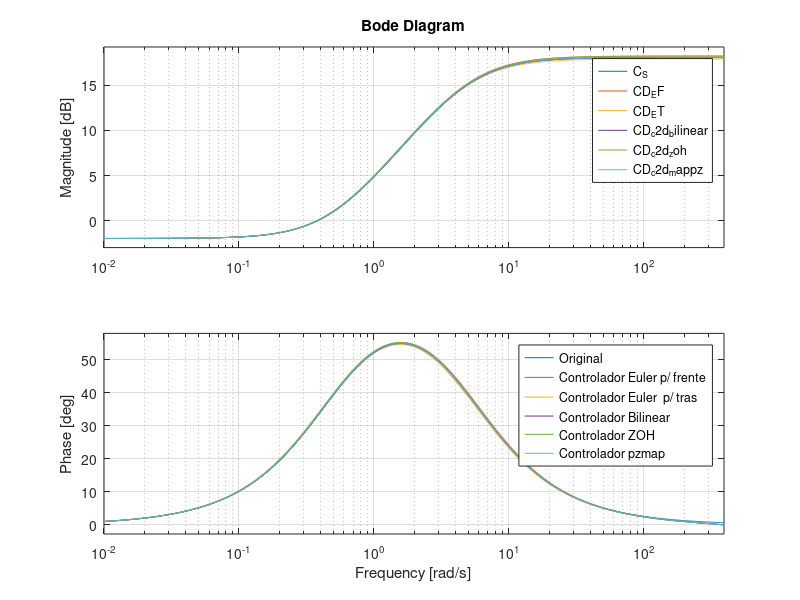

Source code (MATLAB):
clc;
clear all;

Ts = 0.008;

% Controlador continuo
C_S = zpk([-0.5], [-5], 8)

% controlador discreto Euler pra trás calculado manualmente
CD_ET = tf([(8 + 4*Ts) -8], [(1 + 5*Ts) -1], Ts)
% controlador discreto Euler pra frente calculado manualmente
CD_EF = tf([8 (4*Ts - 8)], [1 (5*Ts - 1)], Ts)

% controlador bilinear discreto matlab
CD_c2d_bilinear = c2d(C_S, Ts, 'tustin') 
% controlador segurador de ordem zero discreto matlab
CD_c2d_zoh = c2d(C_S, Ts, 'zoh') 
% controlador mapeamento polos zeros discreto matlab
CD_c2d_mappz = c2d(C_S, Ts, 'matched') 

%step(C_S, CD_EF, CD_ET, CD_c2d_bilinear, CD_c2d_zoh, CD_c2d_mappz);
bode(C_S, CD_EF, CD_ET, CD_c2d_bilinear, CD_c2d_zoh, CD_c2d_mappz);
legend('Original', 'Controlador Euler p/ frente', 'Controlador Euler  p/ tras', 'Controlador Bilinear', 'Controlador ZOH', 'Controlador pzmap')
